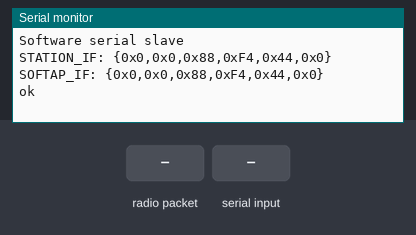
A sketch run on a simulated ESP8266 (NodeMCU). On the bench: the last lines printed to the serial monitor. The inputs (shaded band) are chosen by the test bench.

Above: at 1.2 s.
1.3 s: radio packet ">1" arrives
At 2.2 s:
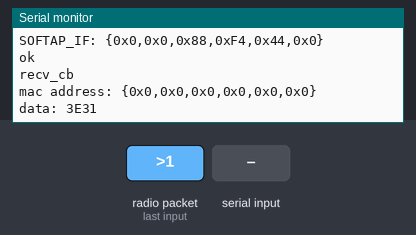
2.8 s: ">1\n" received over Serial
At 4.0 s:
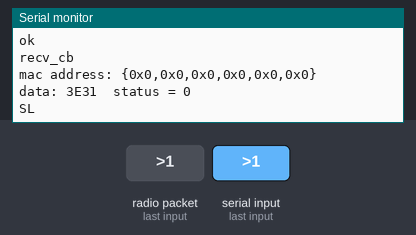
4.3 s: radio packet "1" arrives
At 5.7 s:
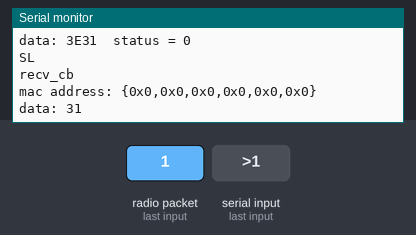

Measured:
- after the input at 1.3 s, the serial monitor: prints a new line after 0.05 s (image 1)
- after the input at 2.8 s, the serial monitor: prints a new line at once (image 2)
- after the input at 4.3 s, the serial monitor: prints a new line after 0.05 s (image 3)

The sketch:

ESPslave.ino
```cpp
#include <SoftwareSerial.h>
#include <Arduino.h>
#include <ESP8266WiFi.h>
extern "C" {
#include <espnow.h>
#include <user_interface.h>
}

//SoftwareSerial mySerial (rxPin, txPin);
//SoftwareSerial swSer(14, 12);

#define WIFI_DEFAULT_CHANNEL 1

uint8_t esp1[] = {0x1A, 0xFE, 0x34, 0xA2, 0x36, 0x6B};
//uint8_t esp2[] = {0x1A, 0xFE, 0x34, 0xDA, 0xF1, 0xB8}; // esp number 2 - slave
//uint8_t esp3[] = {0x1A, 0xFE, 0x34, 0xEE, 0xCD, 0x15}; // esp number 3 - slave
//uint8_t esp4[] = {0x5E, 0xCF, 0x7F, 0x9, 0x9A, 0xFE}; // esp number 4 - slave
//uint8_t espdev[] = {0x1A, 0xFE, 0x34, 0xDB, 0x41, 0x41}; // esp - dev
uint8_t transmitStatus = 99;
uint8_t retry = 10;

void printMacAddress(uint8_t* macaddr) {
  Serial.print("{");
  for (int i = 0; i < 6; i++) {
    Serial.print("0x");
    Serial.print(macaddr[i], HEX);
    if (i < 5) Serial.print(',');
  }
  Serial.println("}");
}

void setup() {
  WiFi.disconnect();

  Serial.begin(9600);
  //swSer.begin(9600);

  Serial.println("\nSoftware serial slave");

  WiFi.mode(WIFI_STA);
  //WiFi.softAP("ESPNowSlave","12345678",0,0);
  uint8_t macaddr[6];
  wifi_get_macaddr(STATION_IF, macaddr);
  Serial.print("STATION_IF: ");
  printMacAddress(macaddr);

  wifi_get_macaddr(SOFTAP_IF, macaddr);
  Serial.print("SOFTAP_IF: ");
  printMacAddress(macaddr);

  if (esp_now_init() == 0) {
    Serial.println("ok");
  } else {
    Serial.println("dl init failed");
    ESP.restart();
    return;
  }

  esp_now_set_self_role(ESP_NOW_ROLE_CONTROLLER);
  esp_now_register_recv_cb([](uint8_t *macaddr, uint8_t *data, uint8_t len) {
    Serial.println("recv_cb");

    Serial.print("mac address: ");
    printMacAddress(macaddr);

    Serial.print("data: ");
    for (int i = 0; i < len; i++) {
      Serial.print(data[i], HEX);
    }
    Serial.print("  ");
  });
  esp_now_register_send_cb([](uint8_t* macaddr, uint8_t status) {
    Serial.print("status = "); Serial.println(status);
    transmitStatus = status;
    if (status == 1){
          Serial.println("RE");
    }
    if (status == 0){
          Serial.println("SL");
    }

   // Serial.print("status = "); Serial.println(status);
  });
  int res1 = esp_now_add_peer(esp1, (uint8_t)ESP_NOW_ROLE_SLAVE, WIFI_DEFAULT_CHANNEL, NULL, 0);
  //int res2 = esp_now_add_peer(esp2, (uint8_t)ESP_NOW_ROLE_SLAVE, WIFI_DEFAULT_CHANNEL, NULL, 0);
  //int res3 = esp_now_add_peer(esp3, (uint8_t)ESP_NOW_ROLE_SLAVE, WIFI_DEFAULT_CHANNEL, NULL, 0);
  //int res4 = esp_now_add_peer(esp4, (uint8_t)ESP_NOW_ROLE_SLAVE, WIFI_DEFAULT_CHANNEL, NULL, 0);
  //int res5 = esp_now_add_peer(espdev, (uint8_t)ESP_NOW_ROLE_SLAVE, WIFI_DEFAULT_CHANNEL, NULL, 0);
}

uint8_t data[] = {};
uint8_t len;
uint8_t d2;
String str;

void loop() {
//delay(1000);

  while(Serial.available()) {
      str = Serial.readStringUntil('\n');
  }

 if (str != "") {
      str.trim();
      len = 1;
      if (str.startsWith(">1")){
        data[0] = (uint8_t)'1';
        esp_now_send(NULL, data,len);
      }else if (str.startsWith(">0")){
        data[0] =(uint8_t)'0';
        esp_now_send(NULL, data,len);
      }
     str = "";
    }
}
```
